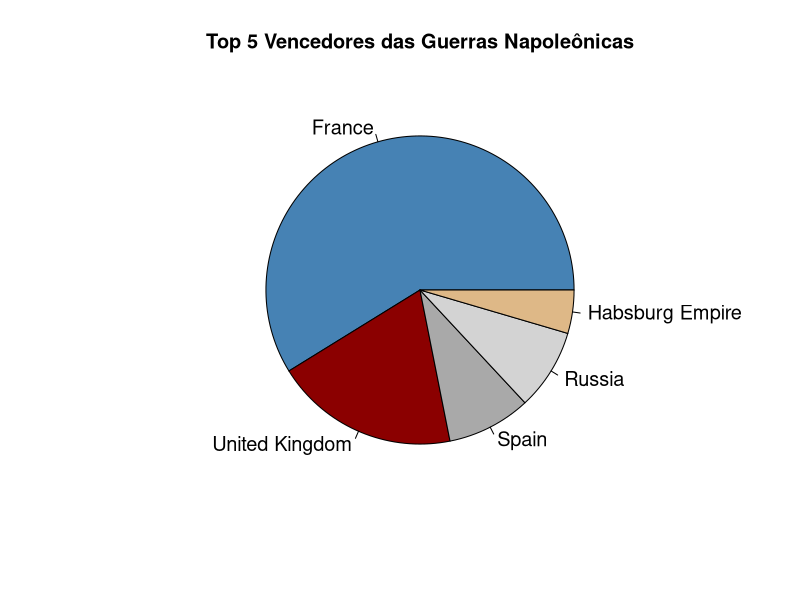
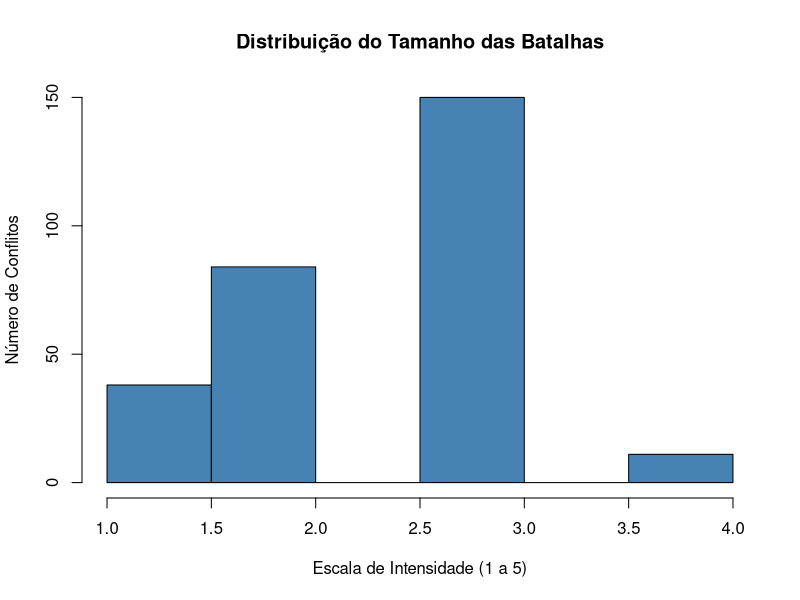
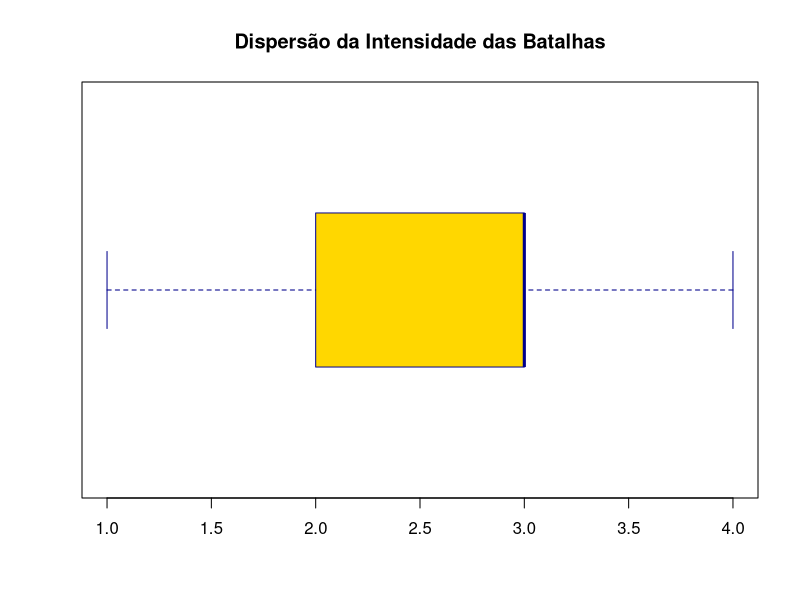
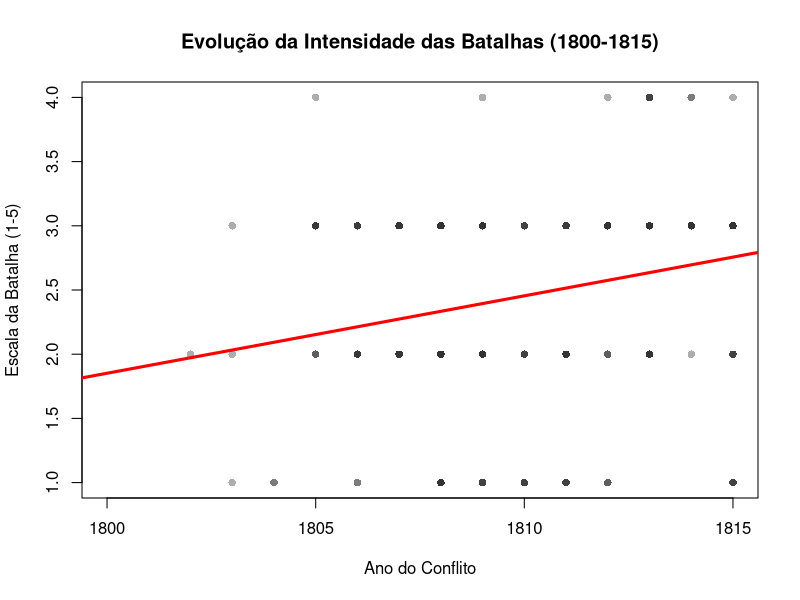

Generate these figures, in order, with R:
# ============================================================
# ANÁLISE ESTATÍSTICA: AS GUERRAS NAPOLEÔNICAS (1800-1815)
# ============================================================

napoleao <- read.csv("Batalhas_Napoleonicas.csv", fileEncoding = "latin1")
cat("Total de batalhas napoleônicas processadas:", nrow(napoleao), "\n\n")

# --- PASSO 2: Variável Qualitativa (Vencedores) ---
cat("--- PASSO 2: ANÁLISE DE FREQUÊNCIA (VENCEDORES) ---\n")
top_vencedores <- sort(table(napoleao$Winner), decreasing = TRUE)[1:5]
print(top_vencedores)


cores_pizza <- c("steelblue", "darkred", "darkgray", "lightgray", "burlywood")

png("passo2_vencedores_pizza.png", width=800, height=600)
pie(top_vencedores, main="Top 5 Vencedores das Guerras Napoleônicas", 
    col=cores_pizza, cex=1.2)
dev.off()

# --- PASSO 3: Variável Quantitativa (Escala das Batalhas) ---
cat("\n--- PASSO 3: TENDÊNCIA CENTRAL E DISPERSÃO ---\n")
resumo <- summary(napoleao$Lehmann.Zhukov.Scale)
print(resumo)
cat("Desvio Padrão:", sd(napoleao$Lehmann.Zhukov.Scale, na.rm=TRUE), "\n")


png("passo3_histograma_escala.png", width=800, height=600)
hist(napoleao$Lehmann.Zhukov.Scale, 
     main="Distribuição do Tamanho das Batalhas",
     xlab="Escala de Intensidade (1 a 5)", ylab="Número de Conflitos", 
     col="steelblue", border="black")
dev.off()


png("passo3_boxplot_escala.png", width=800, height=600)
boxplot(napoleao$Lehmann.Zhukov.Scale, 
        main="Dispersão da Intensidade das Batalhas", 
        col="gold", border="darkblue", horizontal=TRUE)
dev.off()

# --- PASSO 4: Correlação (Evolução Temporal 1800-1815) ---
cat("\n--- PASSO 4: ANÁLISE DE CORRELAÇÃO (ANO vs. ESCALA) ---\n")

napoleao$Year <- as.numeric(substr(as.character(napoleao$Year), 1, 4))
napoleao_limpo <- subset(napoleao, Year >= 1800 & Year <= 1815)

correlacao <- cor(napoleao_limpo$Year, napoleao_limpo$Lehmann.Zhukov.Scale, use="complete.obs")
cat("Coeficiente de Correlação de Pearson (1800-1815):", correlacao, "\n")


png("passo4_dispersao_ano_escala.png", width=800, height=600)
plot(napoleao_limpo$Year, napoleao_limpo$Lehmann.Zhukov.Scale,
     main="Evolução da Intensidade das Batalhas (1800-1815)",
     xlab="Ano do Conflito", ylab="Escala da Batalha (1-5)", 
     xlim=c(1800, 1815), pch=16, col=rgb(0.2, 0.2, 0.2, 0.4)) 
abline(lm(Lehmann.Zhukov.Scale ~ Year, data=napoleao_limpo), col="#ff0000", lwd=3) 
dev.off()